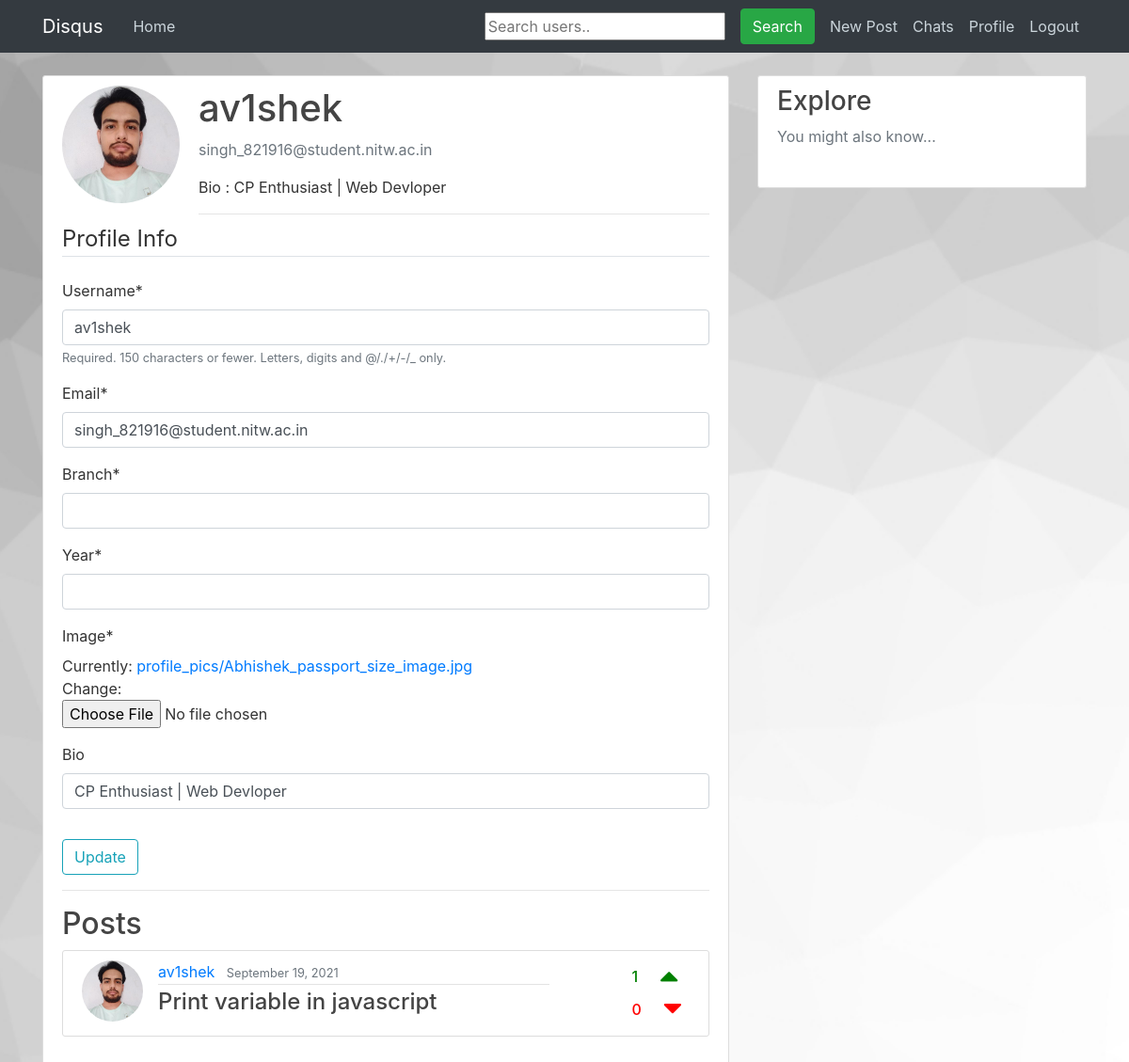
The page /auth/profile-edit/ (signed in) on the database its author committed.
### accounts/models.py (models this page shows, shortened)
class Profile(models.Model):
	name = models.CharField(max_length=255, default="")
	year = models.IntegerField(default=1)
	branch = models.CharField(max_length=255, default="")
	user = models.OneToOneField(User, on_delete=models.CASCADE)
	image = models.ImageField(default='default.jpg', upload_to='profile_pics')
	bio = models.CharField(max_length=255, blank=True)
	qs_cnt = models.IntegerField(default=0)
	ans_cnt = models.IntegerField(default=0)

### feed/models.py (models this page shows, shortened)
class Post(models.Model):
	title = models.CharField(max_length=100)
	content = models.TextField()
	date_posted = models.DateTimeField(default=timezone.now)
	author = models.ForeignKey(User, on_delete=models.CASCADE)
	image = models.ImageField(upload_to='uploads', blank=True)
	upvote = models.ManyToManyField(User, related_name='upvote')
	downvote = models.ManyToManyField(User, related_name='downvote')
	anonymous = models.BooleanField(default = False)
	def number_of_upvotes(self):
		return self.upvote.count()
	def number_of_downvotes(self):
		return self.downvote.count()

### accounts/views.py (the view)
# urls.py: path('profile-edit/', views.profile_edit, name='profile_edit'),
@login_required
def profile_edit(request):
	username = request.user.username
	if(request.method == 'POST'):
		u_form = UserUpdateForm(request.POST, instance=request.user)
		p_form = ProfileUpdateForm(request.POST, request.FILES, instance=request.user.profile)
		if u_form.is_valid() and p_form.is_valid():
			u_form.save()
			p_form.save()
			messages.success(request, f'Your account has been updated!')
			return redirect('profile', request.user.username)
	else:
		u_form = UserUpdateForm(instance=request.user)
		p_form = ProfileUpdateForm(instance=request.user.profile)
	user = request.user
	profileuser = User.objects.get(username=username)
	p = profileuser.profile
	u = p.user
	user_posts = Post.objects.filter(author=profileuser).order_by('-date_posted')
	context = {
		'u' : u,
		'u_form': u_form,
		'p_form': p_form,
		'user_posts' : user_posts,
		'user' : user,
		'profileuser' : profileuser,
	}
	return render(request, 'accounts/profile_edit.html', context)

### accounts/forms.py
class UserUpdateForm(forms.ModelForm):
	email = forms.EmailField()
	branch = forms.CharField()
	year = forms.IntegerField()
	class Meta:
		model = User
		fields = ['username', 'email', 'branch', 'year']

class ProfileUpdateForm(forms.ModelForm):
	class Meta:
		model = Profile
		fields = ['image', 'bio']

### accounts/templates/accounts/profile_edit.html (shortened to what this page needs)
{% extends "feed/base.html" %}
{% load crispy_forms_tags %}
{% block content %}
    <div class="content-section">
	  <div class="media">
	    <img class="rounded-circle account-img" src="{{ profileuser.profile.image.url }}">
	    <div class="media-body">
	      <h2 class="account-heading">{{ profileuser.username }}</h2>
	      <p class="text-secondary">{{ profileuser.email }}</p>
        <p class="text-start">Bio : {{ profileuser.profile.bio }}</p>
          <hr class="my-2" />
	    </div>
	  </div>
        {% ifequal user profileuser %}
	    <form method="POST" enctype="multipart/form-data">
            <fieldset class="form-group">
                <legend class="border-bottom mb-4">Profile Info</legend>
                {{ u_form|crispy }}
                {{ p_form|crispy }}
            </fieldset>
            <div class="form-group">
                <button class="btn btn-outline-info" type="submit">Update</button>
            </div>
        </form>
        {% endifequal %}
        <hr>
        <h2 align="justify">Posts</h2>
        {% if user_posts %}
            {% for post in user_posts %}
                <article class="media content-section">
                  <img class="rounded-circle article-img" src="{{ post.author.profile.image.url }}">
                  <div class="media-body">
                <div class="row">
                  <div class="col-9">
                    <div class="article-metadata">
                      <a class="mr-2" href="{% url 'profile' post.author.username %}">{{ post.author }}</a>
                      <small class="text-muted">{{ post.date_posted|date:"F d, Y" }}</small>
                    </div>
                    <h4><a class="article-title" href="{% url 'post-detail' post.id %}">{{ post.title }}</a></h4>
                  </div>
                  <div class="col-3">
                    <div class="float-right mr-4">
                      <div class="row">
                        <h6 style="color:green;" class="mt-2 mr-4">{{ post.number_of_upvotes }} </h6>
                        <i class="fa fa-caret-up" style="font-size:32px;color:green"></i>
                      </div>
                      <div class="row">
                        <h6 style="color:red;" class="mt-2 mr-4">{{ post.number_of_downvotes }} </h6>
                        <i class="fa fa-caret-down" style="font-size:32px;color:red"></i>
                      </div>
                    </div>
                  </div>
                </div>
                </article>
            {% endfor %}
        {% endif %}
	</div>
{% endblock content %}

### static/feed/main.css (style rules this page uses)
body { background: #fafafa; color: #333333; margin-top: 5rem; background: url("/static/blog/bg3.jpeg") no-repeat center fixed; background-size: cover; background-position: center; }
h1, h2, h3, h4, h5, h6 { color: #444444; }
.content-section { background: #ffffff; padding: 10px 20px; border: 1px solid #dddddd; border-radius: 3px; margin-bottom: 20px; }
.article-title { color: #444444; }
.article-img { height: 65px; width: 65px; margin-right: 16px; }
.article-metadata { padding-bottom: 1px; margin-bottom: 4px; border-bottom: 1px solid #e3e3e3 }
.account-img { height: 125px; width: 125px; margin-right: 20px; margin-bottom: 16px; }
.account-heading { font-size: 2.5rem; }

### rows shown on the page
Profile: bio "CP Enthusiast | Web Devloper"
Post: author.profile.image (picture), author "av1shek", date_posted "September 19, 2021", title "Print variable in javascript", number_of_upvotes "1", number_of_downvotes "0"

### other values the page prints
{{ profileuser.username }} "av1shek"
{{ profileuser.email }} "singh_821916@student.nitw.ac.in"
{{ profileuser.profile.bio }} "CP Enthusiast | Web Devloper"
